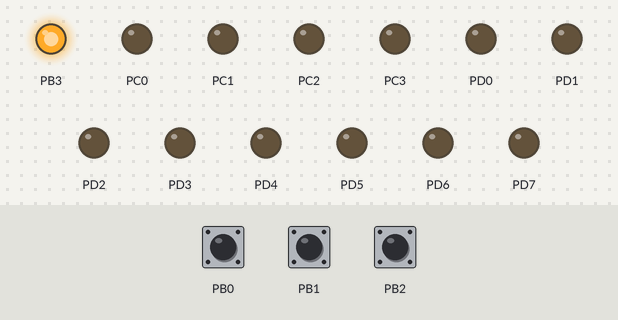
This program was run on a simulated ATmega32, built with avr-gcc and emulated at 8 MHz. Shown: output pins drawn as LEDs (lit = HIGH). Inputs (shaded band) come from the test bench; at power-on: PB0 HIGH, PB1 HIGH, PB2 HIGH.

Above: at 1.2 s.
1.3 s: PB0 pulled LOW for 0.15 s
At 1.37 s:
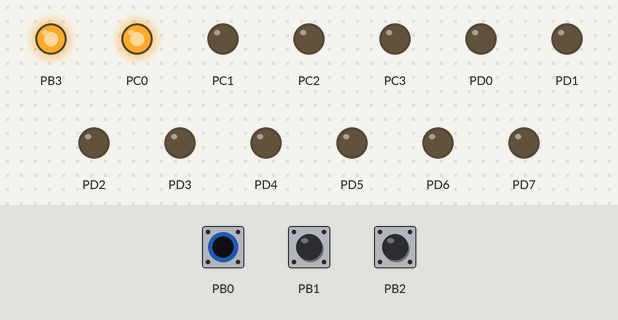
2.9 s: PB1 pulled LOW for 0.15 s
At 2.97 s:
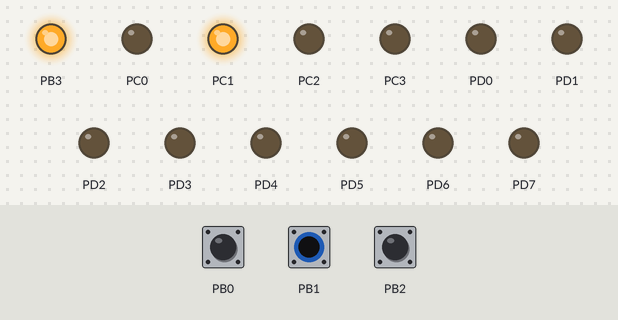
4.5 s: PB2 pulled LOW for 0.15 s
At 4.57 s:
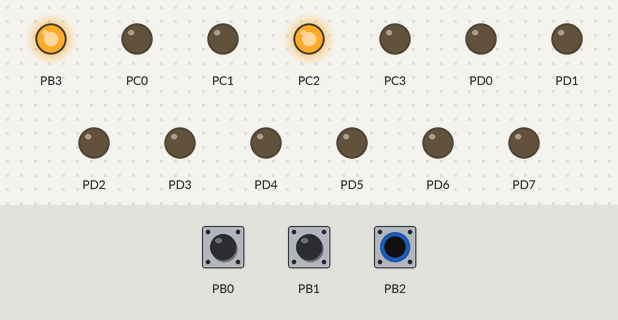
6.1 s: PB2 pulled LOW for 3.2 s
At 10.2 s:
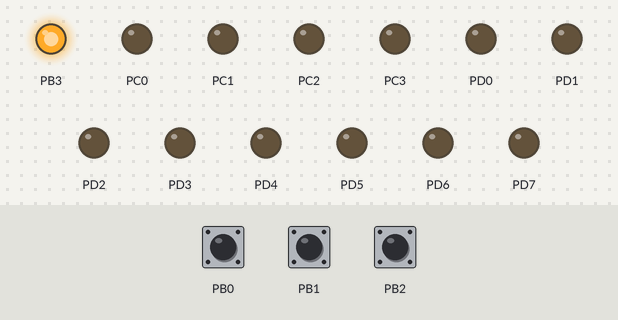
10.8 s: PB0 pulled LOW for 3.2 s
At 11.3 s:
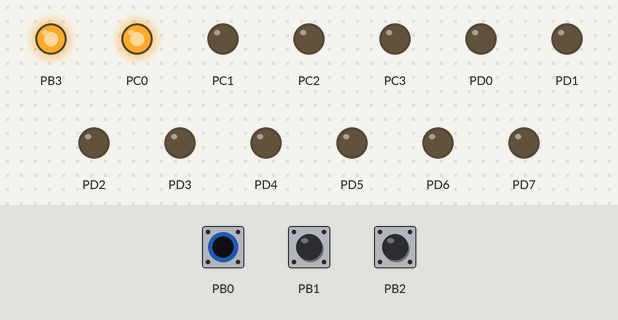
15.5 s: PB0 driven LOW and PB1 driven LOW
At 16.1 s:
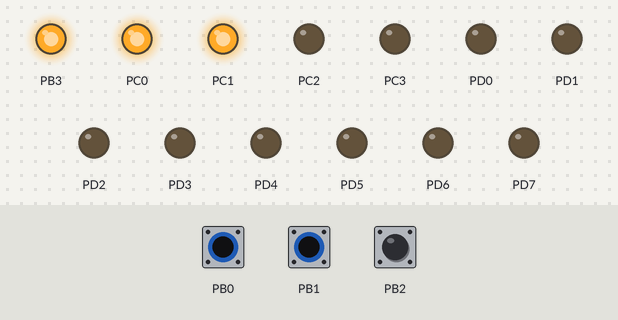
Timing chart, 0 to 18.0 s (numbered marks = the images above; inputs shaded):
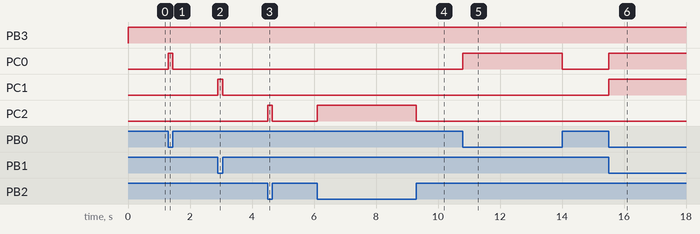

Measured:
- after the input at 1.3 s, PC0: LOW → HIGH at once, → LOW 0.15 s later
- after the input at 2.9 s, PC1: LOW → HIGH at once, → LOW 0.15 s later
- after the input at 4.5 s, PC2: LOW → HIGH at once, → LOW 0.15 s later
- after the input at 6.1 s, PC2: LOW → HIGH at once, → LOW 3.2 s later
- after the input at 10.8 s, PC0: LOW → HIGH at once, → LOW 3.2 s later
- after the input at 15.5 s, PC0, PC1: LOW → HIGH at once

The program:

main.c
```c
 /*
 * TESTALSO.c
 *
 * Created: 03/11/2019 03:24:32
 * Author : olive
 */
#define F_CPU 8000000UL
#include <avr/io.h>
#include "avr/iom32.h"
#include <util/delay.h>


int main(void)
{
	// FOR THE FIRST LED
	 DDRC = DDRC | (1<<PC0); /* Make PB3 as output pin */
	 DDRB = DDRB & (~(1<<PB0)); /* Make PB2 as input pin */
	 PORTB = PORTB | (1<<PB0); /* Enable pull-up on PB2 by writing 1 to it */
	 int pin0_status;

     DDRD = 0xFF;

	 // FOR THE SECOND LED
	  int number = DDRC | (1<<PC1);
	  DDRC = number;
	  int number1 = DDRB & (~(1<<PB1));
	  DDRB= number1;
	  int number2 = PORTB | (1<<PB1);
	  PORTB = number2;
	   int pin1_status;

	   // FOR THE THIRD LED
	   int number3 = DDRC | (1<< PC2);
	   DDRC = number3;
	   int number4 = DDRB & (~(1<<PB2));
	   DDRB = number4;
	   int number5 = PORTB | (1<<PB2);
	   PORTB = number5;
	   int pin2_status;

	   // FOR THE FOURTH LED
	   int number6 = DDRC | (1<<PC3);
	   DDRC = number6;
	   int number7 = DDRB | (1<<PB3);
	   DDRB = number7;
	   int number8 = PORTB | (1<<PB3);
	   PORTB = number8;
	   int pin3_status;


    /* Replace with your application code */
    while (1)
    {
		int firstpin;
		int secondpin;
		int thirdpin;
		int fourthpin;
		int res[4];
		// FIRST LED
		int counter = 0;
		  pin0_status = ~PINB & (1<<PB0); /*Read status of pin PB2 */
		   res[counter] = (pin0_status)? (PORTC |(1<<PC0) ):(PORTC & (~(1<<PC0)));
		   PORTC = res[counter];

		   // SECOND LED
		 pin1_status = ~PINB & (1<<PB1);
		 counter =counter+1;
		  res [counter] = (pin1_status)? (PORTC |(1<<PC1) ):(PORTC & (~(1<<PC1))) ;
		 PORTC = res [counter];


		  // THIRD LED
		 pin2_status = ~PINB & (1<<PB2);
		 counter = counter+1;
		  res[counter] = (pin2_status)? (PORTC |(1<<PC2) ):(PORTC & (~(1<<PC2))) ;
		 PORTC = res[counter];


		 // FOURTH LED
		 pin3_status = ~ PINB & (1<<PB3);
		 counter =counter + 1;
		 res[counter] = (pin3_status)? (PORTC | (1<<PC3) ):(PORTC & (~(1<<PC3)));
		  PORTC = res[counter];

	      DDRD = 0xFF;
	       int passwordcorrect [4] = {res[0], res[1], res[2],res[3]};
		 if(counter == 4)
		 {
			  for(int i = 0; i<4;i++)
			  {
				   if(res[i] == passwordcorrect[4])
				   {
					   PORTD = PORTD | (1<<PD0);
					   _delay_ms(500);
					   PORTD = PORTD & (~(1<<PD0));
					   _delay_ms(500);
				   }
				   else
				   {
					   PORTD = PORTD | (1<<PD1);
					   _delay_ms(500);
					   PORTD = PORTD & (~(1<<PD1));
					   _delay_ms(500);
				   }
			   }
		 }

    }
	return 0;
}
```
